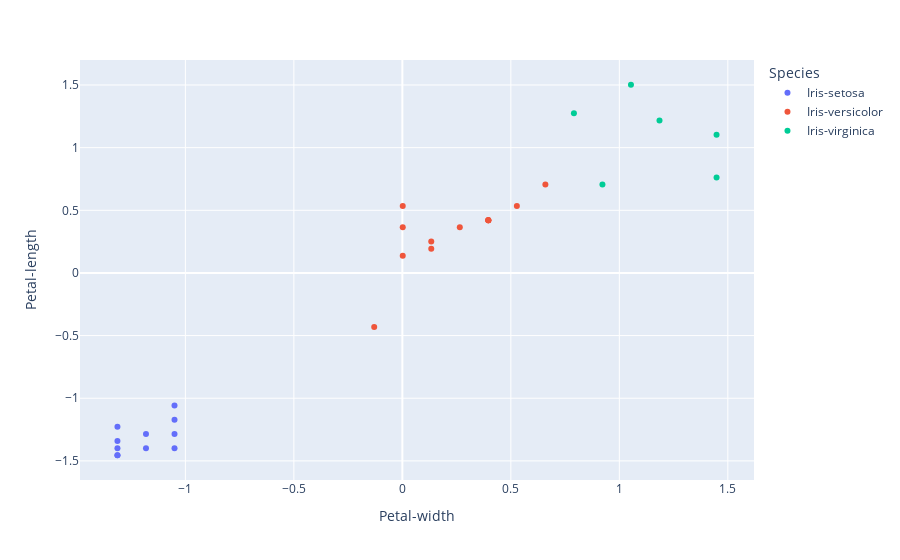

Source (notebook cell):
### Markdown cell above
## Datos Predecichos por el modelo

### Code cell
predicted_data['Species'] = predictions

import plotly.express as px

predicted_data["Species"] = predicted_data["Species"].astype("category")

fig = px.scatter(
  predicted_data, 
  x = "Petal-width", 
  y = "Petal-length", 
  color = "Species",
)

fig.show()

### Figure 1 — Plotly figure (JSON) as saved in the notebook; plotly's stock layout.template omitted (floating-point values rounded to 4 significant figures)
{"data": [{"hovertemplate": "Species=Iris-setosa<br>Petal-width=%{x}<br>Petal-length=%{y}<extra></extra>", "legendgroup": "Iris-setosa", "marker": {"color": "#636efa", "symbol": "circle"}, "mode": "markers", "name": "Iris-setosa", "orientation": "v", "showlegend": true, "type": "scatter", "x": [-1.313, -1.05, -1.05, -1.313, -1.05, -1.313, -1.05, -1.313, -1.182, -1.313, -1.182], "xaxis": "x", "y": [-1.455, -1.398, -1.057, -1.228, -1.171, -1.398, -1.284, -1.455, -1.398, -1.341, -1.284], "yaxis": "y"}, {"hovertemplate": "Species=Iris-versicolor<br>Petal-width=%{x}<br>Petal-length=%{y}<extra></extra>", "legendgroup": "Iris-versicolor", "marker": {"color": "#EF553B", "symbol": "circle"}, "mode": "markers", "name": "Iris-versicolor", "orientation": "v", "showlegend": true, "type": "scatter", "x": [-0.1297, 0.2647, 0.5276, 0.1332, 0.3962, 0.3962, 0.001753, 0.3962, 0.001753, 0.3962, 0.6591, 0.1332, 0.001753], "xaxis": "x", "y": [-0.4314, 0.3647, 0.5353, 0.251, 0.4216, 0.4216, 0.1372, 0.4216, 0.3647, 0.4216, 0.7059, 0.1941, 0.5353], "yaxis": "y"}, {"hovertemplate": "Species=Iris-virginica<br>Petal-width=%{x}<br>Petal-length=%{y}<extra></extra>", "legendgroup": "Iris-virginica", "marker": {"color": "#00cc96", "symbol": "circle"}, "mode": "markers", "name": "Iris-virginica", "orientation": "v", "showlegend": true, "type": "scatter", "x": [1.054, 1.448, 1.448, 1.185, 0.7906, 0.9221], "xaxis": "x", "y": [1.502, 0.7628, 1.104, 1.218, 1.275, 0.7059], "yaxis": "y"}], "layout": {"legend": {"title": {"text": "Species"}, "tracegroupgap": 0}, "margin": {"t": 60}, "xaxis": {"anchor": "y", "domain": [0, 1], "title": {"text": "Petal-width"}}, "yaxis": {"anchor": "x", "domain": [0, 1], "title": {"text": "Petal-length"}}}}
